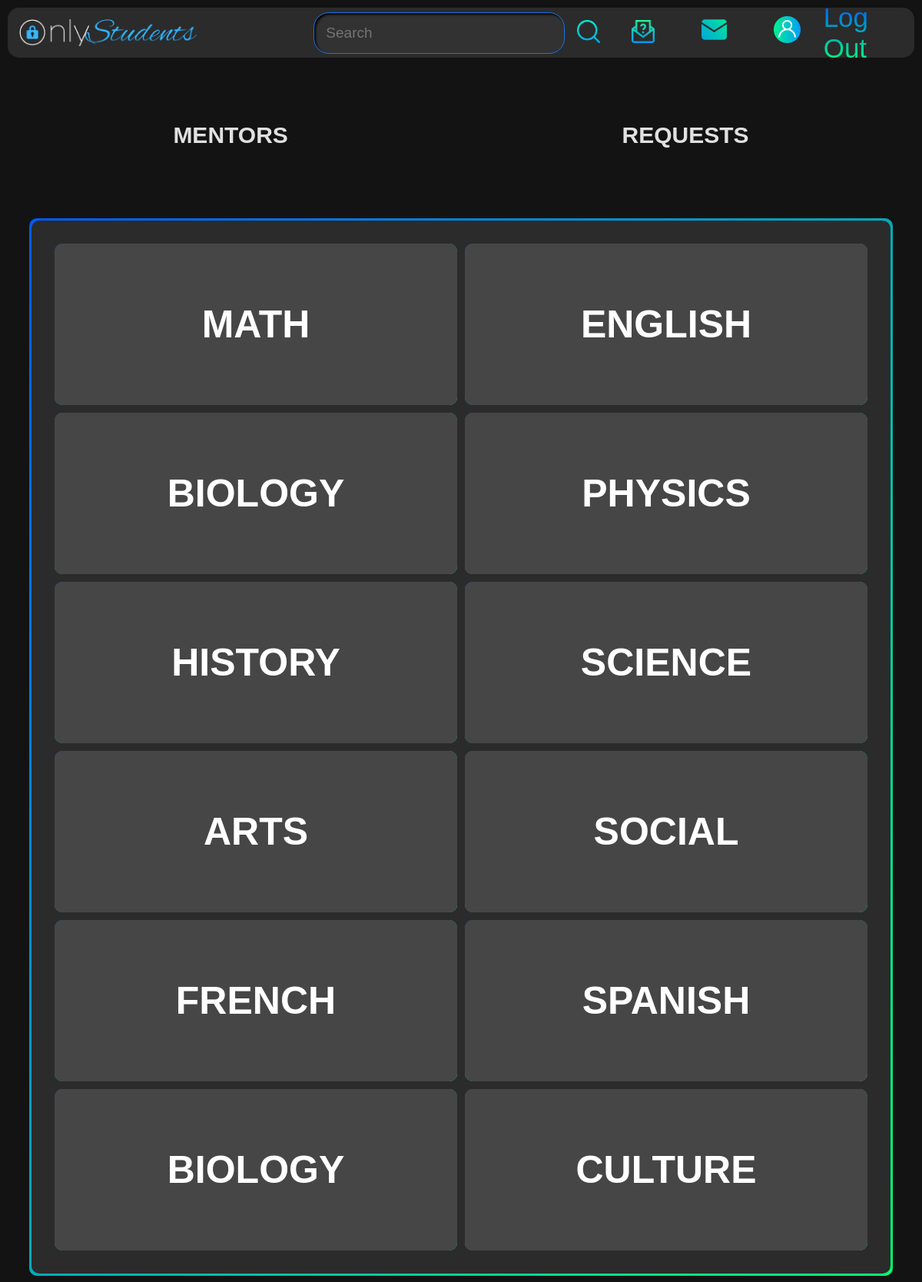
The app's page / (signed in) with its own data.
### projects/models.py (models this page shows, shortened)
class Subject(models.Model):
    title = models.CharField(max_length=200)
    description = models.CharField(max_length=500, blank=True)
    created = models.DateTimeField(auto_now_add=True)
    id = models.UUIDField(default=uuid.uuid4, unique=True, primary_key=True, editable=False)

### projects/views.py (the view)
# urls.py: path('', views.subjects, name="subjects"),
def subjects(request):
    subjects = Subject.objects.all()
    context = {
        'subjects': subjects
    }
    return render(request, 'projects/subjects.html', context)

### projects/templates/projects/subjects.html
{% extends 'main.html' %}
{% block content %}
<div class="buttons-1">
    <div class="button-2">
        <a href="{% url 'allmentors' %}">
            <button class="default-btn">
                Mentors
            </button>
        </a>
    </div>
    {% if request.user.profile.role != 'student' %}
    <div class="button-1">
        <div class="button-2">
            <a href="{% url 'allrequests' %}">
                <button class="default-btn">
                    Requests
                </button>
            </a>
        </div>
    </div>
    {% endif %}
</div>
<div class="subjects-box">
    <div class="subjects-list-background">
        <div class="subjects-list">
            {% for subject in subjects %}
            <div class="name-background">
                <div class="name">
                    <div class="subject">
                        <a href="{% url 'mentors' subject.title %}" class="subject-link">
                            {{subject.title}}
                        </a>
                    </div>
                </div>
            </div>
            {% endfor %}
        </div>
    </div>
</div>
{% endblock content %}

### static/styles/main.css (style rules this page uses)
body { background-color: rgb(19, 19, 19); font-family: Arial; color: white; padding-top: 150px; }
div { text-decoration: none; color: white; }
.default-btn { font-size: 30px; color: #e1e1e1; font-family: inherit; font-weight: 800; cursor: pointer; position: relative; border: none; background: none; text-transform: uppercase; transition-timing-function: cubic-bezier(0.25, 0.8, 0.25, 1); transition-duration: 400ms; transition-property: color; }
.default-btn:after { content: ""; pointer-events: none; bottom: -2px; left: 50%; position: absolute; width: 0%; height: 2px; background: -webkit-linear-gradient(rgb(0, 89, 255), rgb(0, 255, 115)); transition-timing-function: cubic-bezier(0.25, 0.8, 0.25, 1); transition-duration: 400ms; transition-property: width, left; }
.buttons-1 { display: flex; justify-content: space-around; }
a:link { text-decoration: none; color: white; }

### static/styles/subjects.css (style rules this page uses)
.name { color: white; background-color: rgb(70, 70, 70); display: flex; justify-content: center; border-radius: 10px; transition: color 0.35s, background-color 0.35s, height 0.3s, width 0.3s; cursor: pointer; width: 100%; height: 100%; }
.name-background { border-radius: 10px; background-image: linear-gradient(to bottom right, rgb(0, 89, 255), rgb(0, 255, 115)); display: flex; align-items: center; justify-content: center; }
.subjects-box { padding-left: 30px; padding-right: 30px; margin-top: 90px; }
.subjects-list { display: grid; grid-template-columns: 1fr 1fr 1fr 1fr; row-gap: 10px; column-gap: 10px; background-color: rgb(43, 43, 43); padding-left: 30px; padding-right: 30px; padding-top: 30px; padding-bottom: 30px; border-radius: 10px; min-width: 700px; max-width: 2300px; }
.subject { min-height: 210px; min-width: 300px; width: 100%; height: 100%; display: flex; align-items: center; justify-content: center; font-size: 50px; font-family: Arial; font-weight: 700; }
.subjects-list-background { background-image: linear-gradient(to bottom right, rgb(0, 89, 255), rgb(0, 255, 115)); margin-left: 30px; margin-right: 30px; padding: 3px; border-radius: 10px; min-width: 830px; max-width: 2330px; margin-left: auto; margin-right: auto; }
@media (max-width: 2000px) { .subjects-list { grid-template-columns: 1fr 1fr 1fr; } }
@media (max-width: 1500px) { .subjects-list { grid-template-columns: 1fr 1fr; } }
.subject-link { color: white; text-decoration: none; width: 100%; display: flex; justify-content: space-around; height: 100%; align-items: center; }

### records on screen
Subject: title "MATH"
Subject: title "ENGLISH"
Subject: title "BIOLOGY"
Subject: title "PHYSICS"
Subject: title "HISTORY"
Subject: title "SCIENCE"
Subject: title "ARTS"
Subject: title "SOCIAL"
Subject: title "FRENCH"
Subject: title "SPANISH"
Subject: title "BIOLOGY"
Subject: title "CULTURE"
